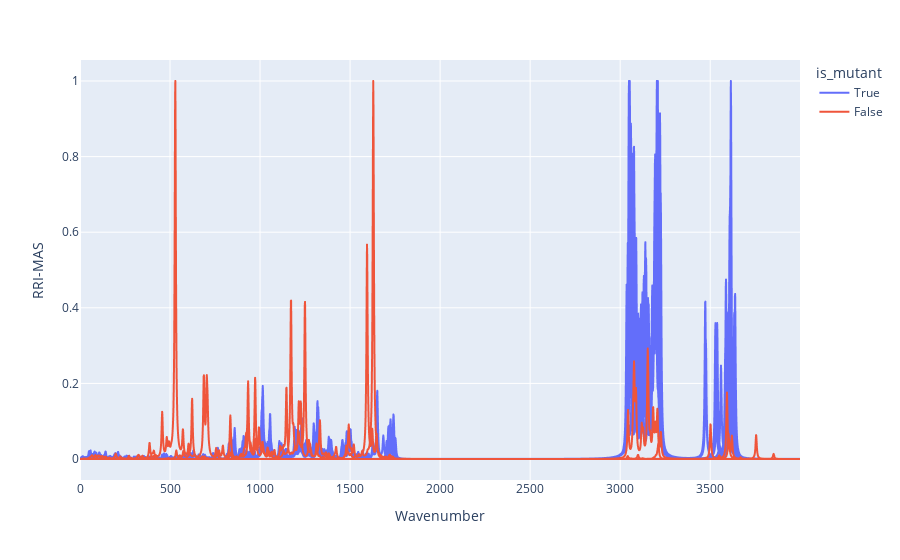

The notebook cell saved with this chart:
### Code cell
fig = px.line(df_full_conv, x="Wavenumber", y="RRI-MAS", color='is_mutant')
fig.show()

### Figure 1 — Plotly figure (JSON) as saved in the notebook; plotly's stock layout.template omitted (floating-point values rounded to 4 significant figures; data arrays with more than 128 entries replaced by an {"elided": "..."} marker saying what was removed)
{"data": [{"hovertemplate": "is_mutant=True<br>Wavenumber=%{x}<br>RRI-MAS=%{y}<extra></extra>", "legendgroup": "True", "line": {"color": "#636efa", "dash": "solid"}, "marker": {"symbol": "circle"}, "mode": "lines", "name": "True", "showlegend": true, "type": "scattergl", "x": {"elided": "26991 float values"}, "xaxis": "x", "y": {"elided": "26991 float values"}, "yaxis": "y"}, {"hovertemplate": "is_mutant=False<br>Wavenumber=%{x}<br>RRI-MAS=%{y}<extra></extra>", "legendgroup": "False", "line": {"color": "#EF553B", "dash": "solid"}, "marker": {"symbol": "circle"}, "mode": "lines", "name": "False", "showlegend": true, "type": "scattergl", "x": {"elided": "5998 float values"}, "xaxis": "x", "y": {"elided": "5998 float values"}, "yaxis": "y"}], "layout": {"legend": {"title": {"text": "is_mutant"}, "tracegroupgap": 0}, "margin": {"t": 60}, "xaxis": {"anchor": "y", "domain": [0, 1], "title": {"text": "Wavenumber"}}, "yaxis": {"anchor": "x", "domain": [0, 1], "title": {"text": "RRI-MAS"}}}}
